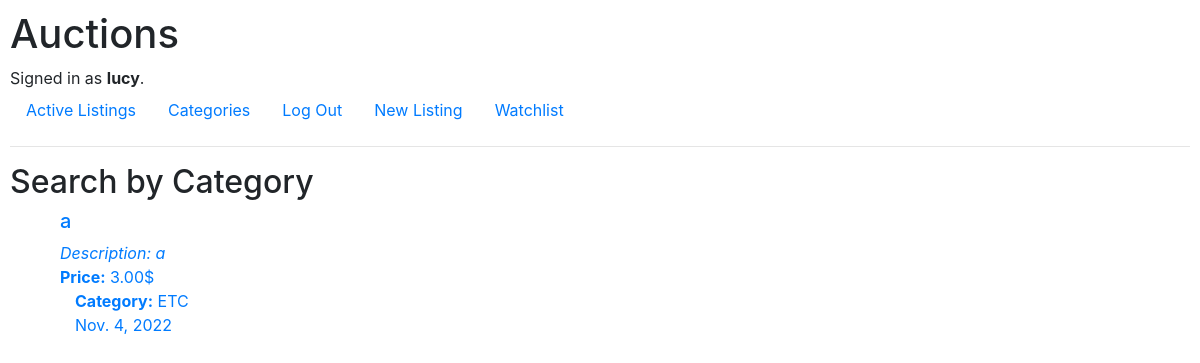
The page /categories/ETC (signed in) on the database as committed earlier.
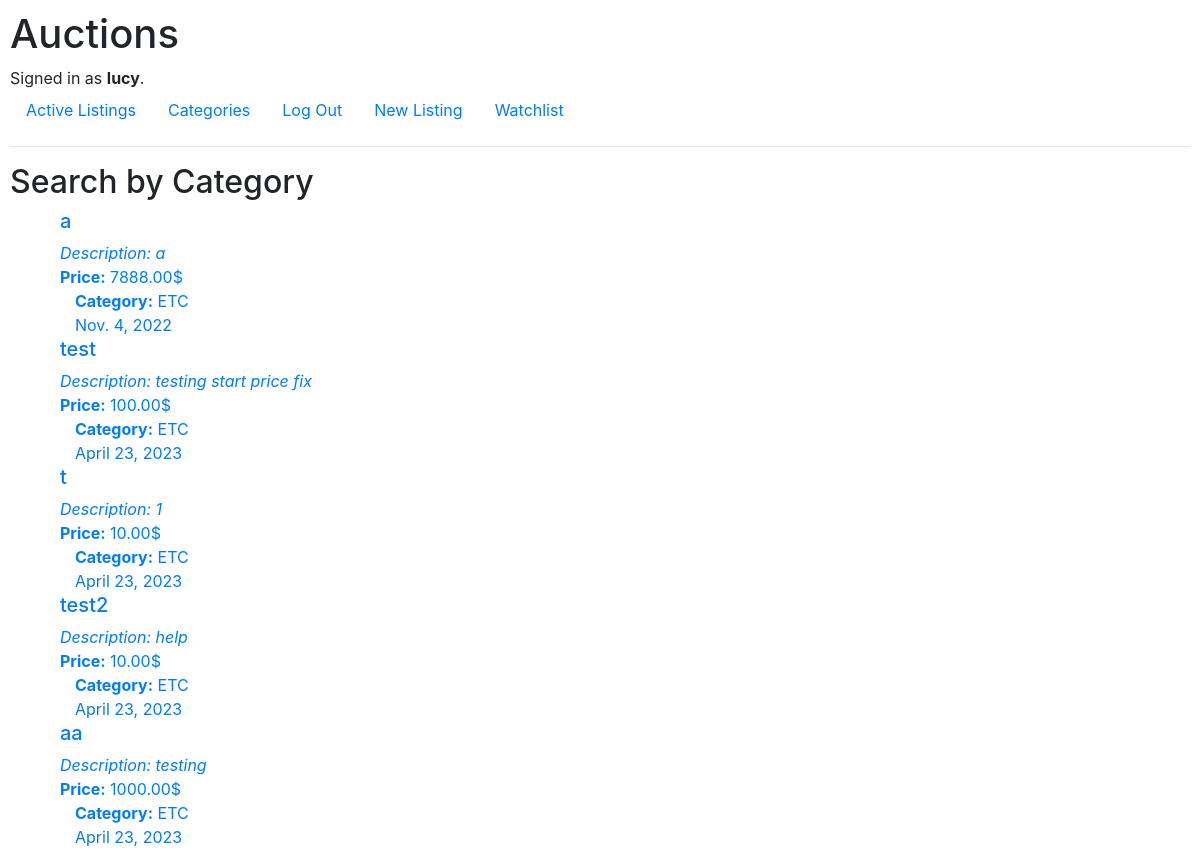
The same page on the database as committed later.
### auctions/models.py (models this page shows)
class Listing(models.Model):
    user = models.ForeignKey(User, on_delete=models.CASCADE)
    item_title = models.CharField(max_length=250)
    category = models.CharField(max_length=3, default=("ETC", "Everything Else"))
    image_link = models.CharField(max_length=250, null=True, blank=True)
    description = models.CharField(max_length=250, null=True, blank=True)
    start_price = models.DecimalField(
        decimal_places=2,
        max_digits=19,
        default=0.1,
    )
    start_date = models.DateField(auto_now_add=True, blank=True)
    close_date = models.DateTimeField(null=True, blank=True)

class Bid(models.Model):
    user = models.ForeignKey(User, on_delete=models.CASCADE)
    listing = models.ForeignKey(Listing, on_delete=models.CASCADE)
    bid_value = models.DecimalField(decimal_places=2, max_digits=19)
    bid_date = models.DateField(auto_now_add=True)

### auctions/views.py (the view)
# urls.py: path("categories/<str:category>", views.categories_page, name="categories_page"),
@login_required(login_url="login")
def categories_page(request, category):
    listings = Listing.objects.filter(close_date=None, category=category).order_by(
        "start_date"
    )
    current_prices = []
    for listing in listings:
        highest_bid = Bid.objects.filter(listing=listing).order_by("-bid_value").first()
        if highest_bid is not None:
            current_price = getattr(highest_bid, "bid_value")
        else:
            current_price = getattr(listing, "start_price")
        current_prices.append(current_price)
    return render(
        request,
        "auctions/categories.html",
        {"category": category, "listings": zip(listings, current_prices)},
    )

### auctions/templates/auctions/categories.html (shortened to what this page needs)
{% extends "auctions/layout.html" %}
{% block body %}
    <h2>Search by Category</h2>
    {% if categories is not None %}
        <ul>
            {% for symbol, name in categories %}
            <li>
                <a href="{% url 'categories_page' category=symbol %}">{{name}}</a>
            </li>
            {% endfor %}
        </ul>
    {% elif category is not None %}
        {% for listing, current_price in listings %}
            {% if listing.close_date is None %}
                <div class="container">
                    <a href="{% url 'listing_page' item_id=listing.id %}">
                        <div class="container">
                            <h5> {{ listing.item_title }}</h5>
                            <div>
                                <i>Description:</i> <i>{{listing.description}}</i>
                            </div>
                            <div>
                                <strong>Price:</strong> {{current_price}}$
                            </div>
                            <div class="container">
                                <strong>Category:</strong> {{listing.category}}
                            </div>
                            <div class="container">
                                {{listing.start_date}}
                            </div>
                        </div>
                    </a>
                </div>
            {% endif %}
        {% endfor %}
    {% endif %}
{% endblock %}

Rows that differ between the two databases and show on the page:
computed for Listing "Nov. 4, 2022": bid_value "3.00" → "7888.00"
added Listing: item_title "test", description "testing start price fix", bid_value "100.00", category "ETC", start_date "April 23, 2023"
added Listing: item_title "t", description "1", start_price "10.00", category "ETC", start_date "April 23, 2023"
added Listing: item_title "test2", description "help", start_price "10.00", category "ETC", start_date "April 23, 2023"
added Listing: item_title "aa", description "testing", bid_value "1000.00", category "ETC", start_date "April 23, 2023"
